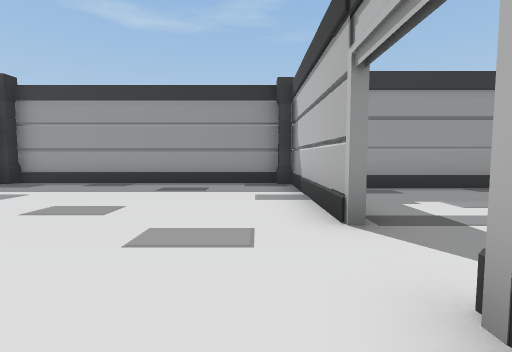
view 1 (above)

12 first-person views from a walk through a Unity game level. The camera is 1.4 m above the floor, tilts 4° down and sees 85° across. The floor is counted in squares, 2 m on a side. Each view is taken from the middle of a square. On the plan, view 1 faces up. The plan holds only what a view shows up to about 9 squares ahead; the rest is blank. The place goes on beyond the plan. The player character is not drawn. Some animated figures are not drawn.

view 2
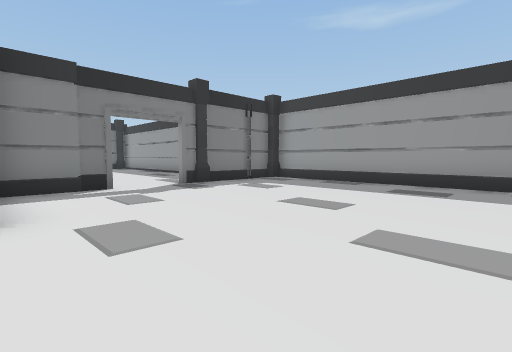

view 3
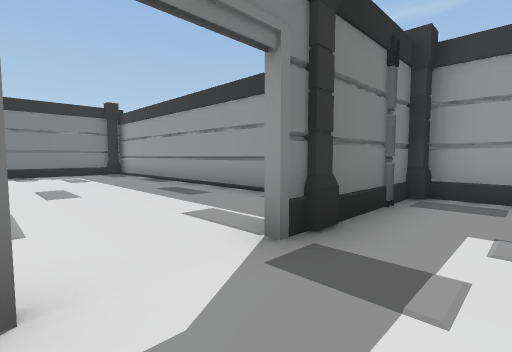

view 4
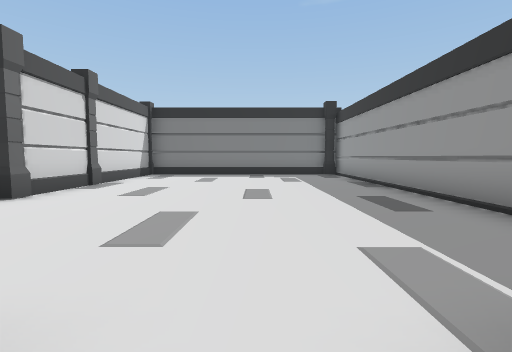

view 5
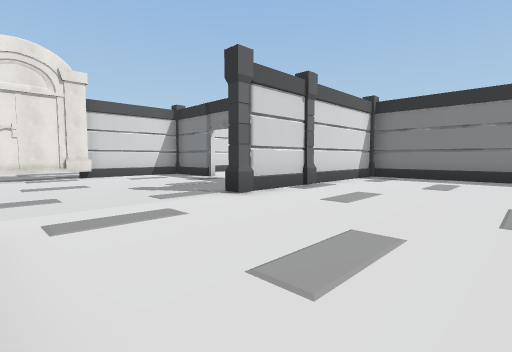

view 6
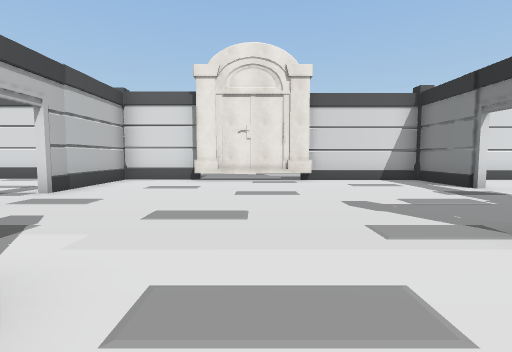

view 7
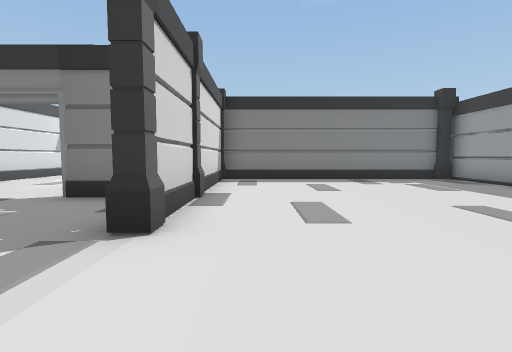

view 8
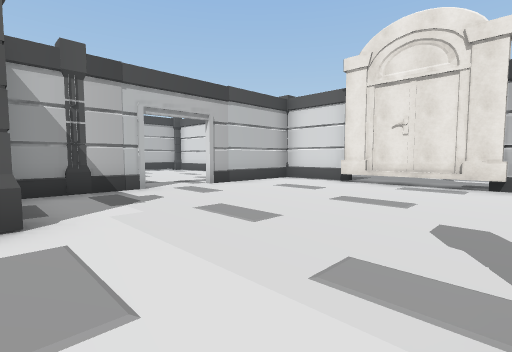

view 9
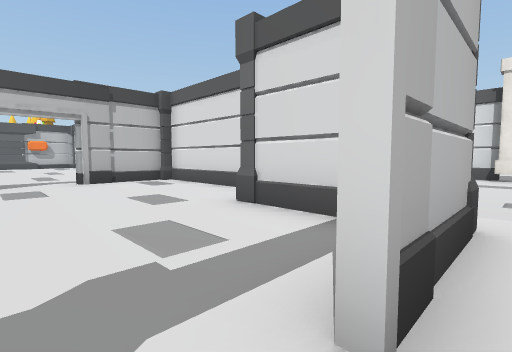

view 10
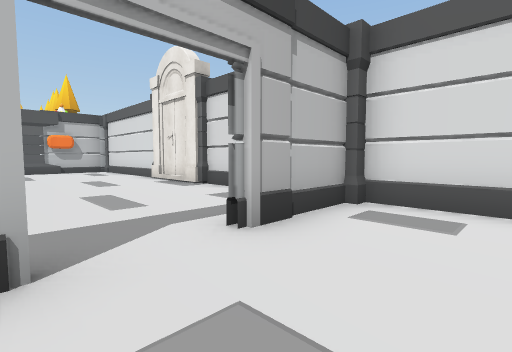

view 11
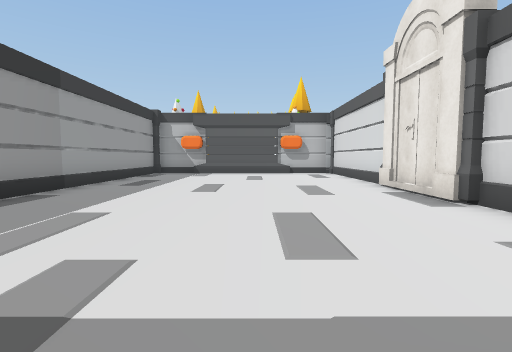

view 12
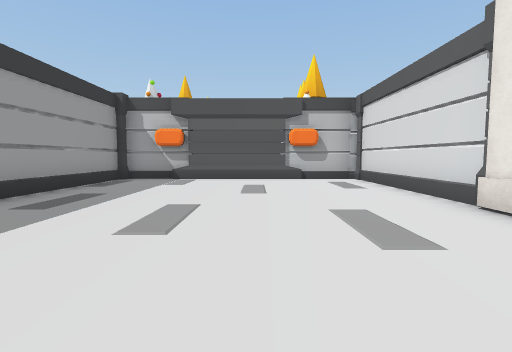

### Floor plan
Points are (right, up) in squares from view 1. A wall is a line through its corners. A room is listed if a view was taken in it or the views show most of it. See-through windows are left out.
Room 1 (views 1, 2, 3, 4, 5, 6, 7, 8, 9, 10, 11)
walls: (-6.7, 0.5) (-6.7, 2.1); (-6.5, 2.1) (-6.5, 0.4); (-5.5, 0.1) (-4.5, 0.1); (-8.8, 6.1) (-16.9, 6.1); (-4, -2.6) (-4, -1.4); (-12.8, -2.4) (-12.8, -3.4); (-2.4, -1.2) (0.5, -1.2); (-6.5, 7.1) (-6.5, 4.5); (-12.8, -5) (-12.8, -6.5); (-6.2, -7.4) (-4.5, -7.4); (-16.5, -1.1) (-11.4, -1.1); (0.9, -0.5) (0.9, 1.2); (0.9, 2.7) (0.9, 5.5); (-4, -7.5) (-4, -4.3); (-12.5, -7.4) (-9.2, -7.4); (-16.8, 5.8) (-16.8, -0.5); (1, 7.4) (-6.4, 7.4)
ways out: opening at (1, 2) to room 2; opening at (-13, -4.5); opening at (-4, -3.5)
objects: other object (-13, -1); other object (-11, -1); other object (-7, 0) to (-6, 0); other object (-7, 4); other object (-6, 7); other object (-4, -1); other object (-4, 0); other object (1, 7)
Room 2 (view 12)
walls: (8.4, -1.2) (12.4, -1.2); (12.8, -1.3) (12.8, 5.5); (4, -1.2) (4.5, -1.2); (12.2, 6.1) (2.4, 6.1)
ways out: opening at (1, 2) to room 1
objects: other object (5, -1); other object (6, -1) to (7, -1); other object (8, -1)

Where each view was taken, in squares from view 1:
view 1: 0 up, 0 right, facing up
view 2: 0 up, 0 right, facing up-left
view 3: 2 up, 5 left, facing up-left
view 4: 3 up, 6 left, facing left
view 5: 3 up, 7 left, facing down-left
view 6: 1 up, 8 left, facing down
view 7: 0 up, 8 left, facing left
view 8: 0 up, 10 left, facing down-right
view 9: 3 up, 7 left, facing down-right
view 10: 3 up, 1 left, facing down-right
view 11: 2 up, 1 right, facing right
view 12: 2 up, 4 right, facing right
